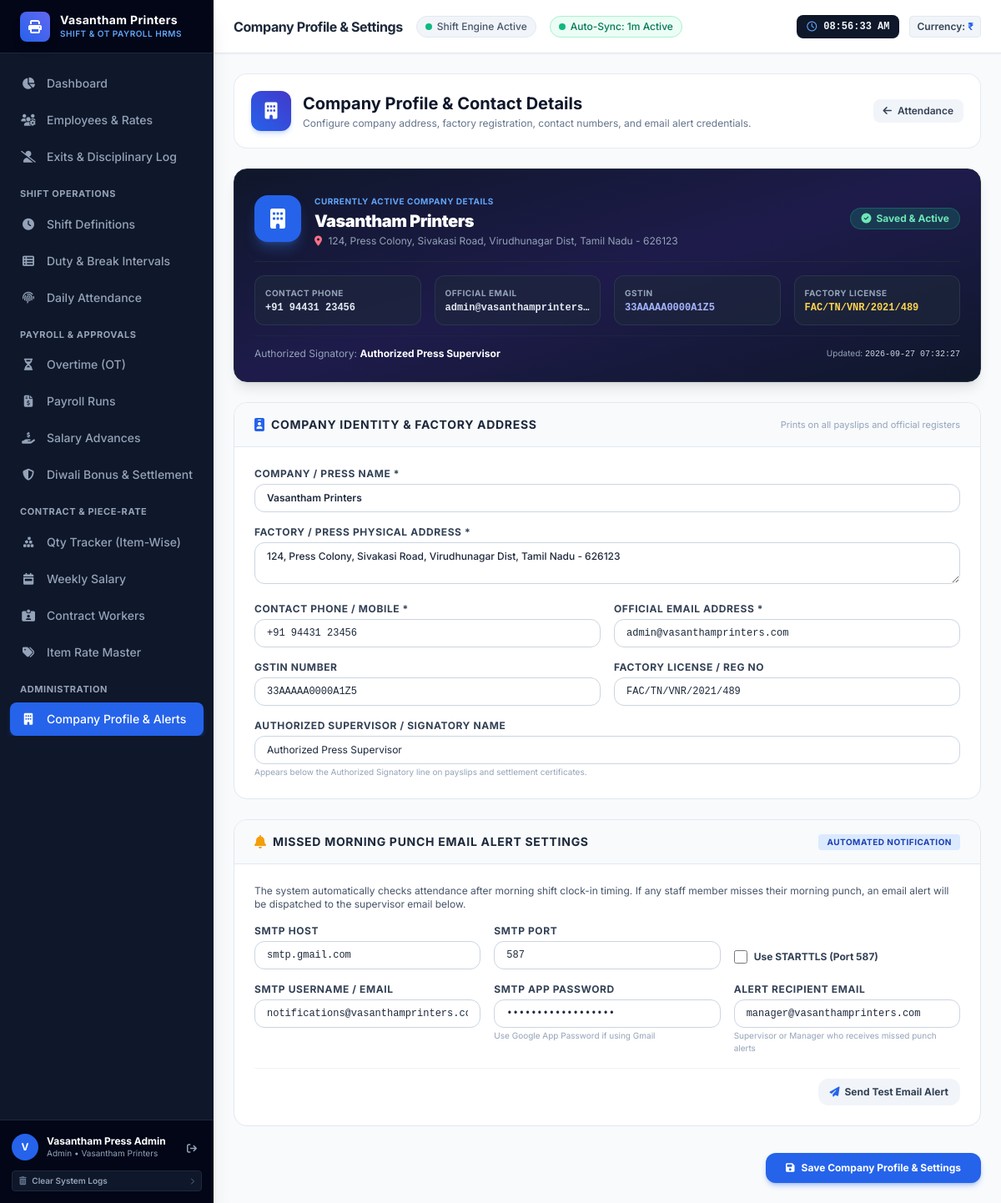
The app's page /settings/company (signed in), older data.
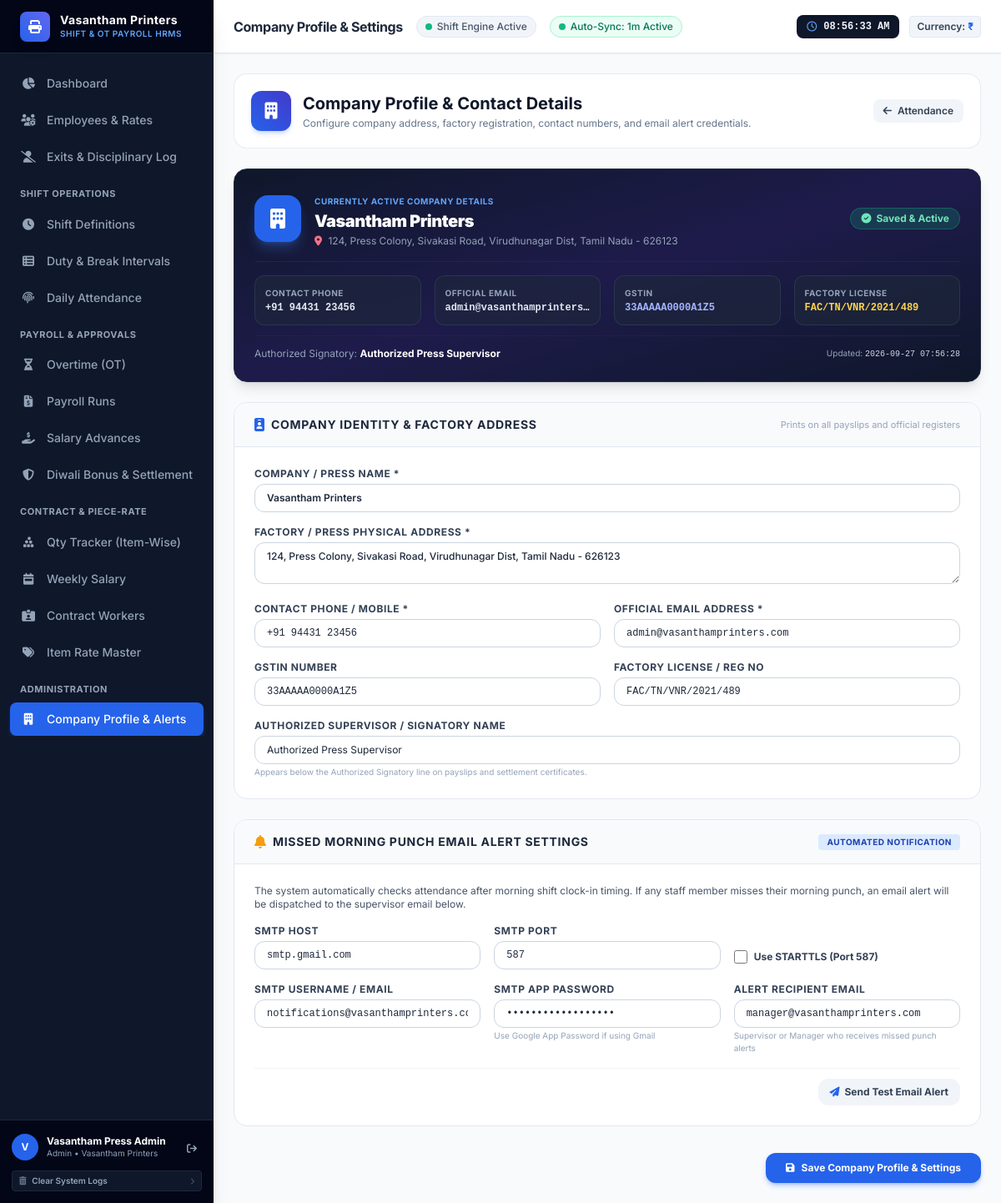
The same page, newer data.
### tables this page shows
CREATE TABLE company_settings (
        id INTEGER PRIMARY KEY AUTOINCREMENT,
        company_name TEXT NOT NULL DEFAULT 'Apex Manufacturing & Tech Solutions',
        currency_symbol TEXT NOT NULL DEFAULT '₹',
        default_ot_multiplier REAL NOT NULL DEFAULT 1.5,
        weekend_ot_multiplier REAL NOT NULL DEFAULT 2.0,
        holiday_ot_multiplier REAL NOT NULL DEFAULT 2.0,
        standard_month_days INTEGER NOT NULL DEFAULT 26,
        standard_day_hours REAL NOT NULL DEFAULT 8.0,
        updated_at TIMESTAMP DEFAULT CURRENT_TIMESTAMP
    , biometric_device_ip TEXT NOT NULL DEFAULT '192.168.101.201', biometric_device_port INTEGER NOT NULL DEFAULT 4370, biometric_auto_sync_enabled INTEGER NOT NULL DEFAULT 1, biometric_auto_sync_interval INTEGER NOT NULL DEFAULT 60, biometric_last_sync_time TEXT, biometric_last_sync_status TEXT NOT NULL DEFAULT 'IDLE', biometric_last_sync_message TEXT, biometric_auto_sync_count INTEGER NOT NULL DEFAULT 0, address TEXT NOT NULL DEFAULT '124, Press Colony, Sivakasi Road, Virudhunagar Dist, Tamil Nadu - 626123', phone TEXT NOT NULL DEFAULT '+91 94431 23456', email TEXT NOT NULL DEFAULT 'admin@vasanthamprinters.com', gstin TEXT NOT NULL DEFAULT '33AAAAA0000A1Z5', factory_license_no TEXT NOT NULL DEFAULT 'FAC/TN/VNR/2021/489', supervisor_name TEXT NOT NULL DEFAULT 'Authorized Press Supervisor', smtp_host TEXT NOT NULL DEFAULT 'smtp.gmail.com', smtp_port INTEGER NOT NULL DEFAULT 587, smtp_user TEXT NOT NULL DEFAULT '', smtp_password TEXT NOT NULL DEFAULT '', smtp_use_tls INTEGER NOT NULL DEFAULT 1, alert_recipient_email TEXT NOT NULL DEFAULT 'supervisor@vasanthamprinters.com');

### routes/settings.py (the view, shortened to what this page needs)
@settings_bp.route("/company", methods=["GET", "POST"])
@login_required
def company_profile():
    conn = get_db_connection()
    cursor = conn.cursor()
    cursor.execute("SELECT * FROM company_settings LIMIT 1")
    settings = dict(cursor.fetchone() or {})
    conn.close()
    return render_template("settings/company.html", settings=settings)

### database.py (called while the page is built)
def get_db_connection():
    db_path = os.environ.get("HRMS_DB_PATH", DB_PATH)
    conn = sqlite3.connect(db_path, timeout=30.0)
    conn.row_factory = sqlite3.Row
    conn.execute("PRAGMA foreign_keys = ON;")
    conn.execute("PRAGMA journal_mode = WAL;")
    conn.execute("PRAGMA synchronous = NORMAL;")
    conn.execute("PRAGMA busy_timeout = 30000;")
    return conn

### models/auto_sync.py (called while the page is built)
def get_syncer():
    global _syncer_instance
    if _syncer_instance is None:
        _syncer_instance = BiometricAutoSyncer(interval_seconds=60, days_back=7)
    return _syncer_instance

def get_auto_sync_status():
    syncer = get_syncer()
    return syncer.get_status()

### templates/settings/company.html (shortened to what the changed rows need)
{% extends "base.html" %}
{% block header_title %}Company Profile & Settings{% endblock %}
{% block content %}
<div class="max-w-4xl mx-auto space-y-6">
    <div class="flex flex-col sm:flex-row sm:items-center justify-between gap-4 bg-white p-5 rounded-2xl border border-slate-200/80 shadow-xs">
        <div class="flex items-center space-x-3.5">
            <div>
                <h1 class="text-xl font-bold text-slate-900">Company Profile & Contact Details</h1>
            </div>
        </div>
    </div>
    <div class="bg-gradient-to-br from-slate-900 via-indigo-950 to-slate-900 text-white p-6 rounded-2xl shadow-lg border border-slate-800">
        <div class="flex flex-col md:flex-row md:items-center justify-between gap-4 border-b border-slate-800 pb-4">
            <div class="flex items-center space-x-4">
                <div>
                    <span class="text-[10px] font-bold uppercase tracking-wider text-blue-400">Currently Active Company Details</span>
                    <h2 class="text-xl font-black tracking-tight text-white">{{ settings.company_name or 'Vasantham Printers' }}</h2>
                    <p class="text-xs text-slate-400 mt-0.5"><i class="fas fa-location-dot text-rose-400 mr-1"></i> {{ settings.address or 'Address not set' }}</p>
                </div>
            </div>
        </div>
        <div class="grid grid-cols-2 sm:grid-cols-4 gap-4 pt-4 text-xs">
            <div class="bg-slate-800/60 p-3 rounded-xl border border-slate-700/60">
                <span class="text-[10px] font-bold text-slate-400 uppercase tracking-wider block">Contact Phone</span>
                <span class="font-mono font-bold text-slate-200 mt-0.5 block">{{ settings.phone or 'N/A' }}</span>
            </div>
            <div class="bg-slate-800/60 p-3 rounded-xl border border-slate-700/60">
                <span class="text-[10px] font-bold text-slate-400 uppercase tracking-wider block">Official Email</span>
                <span class="font-mono font-bold text-slate-200 mt-0.5 block truncate">{{ settings.email or 'N/A' }}</span>
            </div>
            <div class="bg-slate-800/60 p-3 rounded-xl border border-slate-700/60">
                <span class="text-[10px] font-bold text-slate-400 uppercase tracking-wider block">GSTIN</span>
                <span class="font-mono font-bold text-indigo-300 mt-0.5 block">{{ settings.gstin or 'N/A' }}</span>
            </div>
            <div class="bg-slate-800/60 p-3 rounded-xl border border-slate-700/60">
                <span class="text-[10px] font-bold text-slate-400 uppercase tracking-wider block">Factory License</span>
                <span class="font-mono font-bold text-amber-300 mt-0.5 block">{{ settings.factory_license_no or 'N/A' }}</span>
            </div>
        </div>
        {% if settings.supervisor_name %}
        <div class="mt-3 pt-3 border-t border-slate-800/80 flex items-center justify-between text-xs text-slate-400">
            <span>Authorized Signatory: <strong class="text-white">{{ settings.supervisor_name }}</strong></span>
            <span class="text-[10px]">Updated: <span class="font-mono text-slate-300">{{ settings.updated_at }}</span></span>
        </div>
        {% endif %}
    </div>
    <form method="POST" action="{{ url_for('settings.company_profile') }}" class="space-y-6">
        <div class="bg-white rounded-2xl border border-slate-200 shadow-xs overflow-hidden">
            <div class="p-6 grid grid-cols-1 md:grid-cols-2 gap-4">
                <div class="md:col-span-2">
                    <label class="block text-xs font-bold text-slate-700 uppercase tracking-wider mb-1">Company / Press Name *</label>
                    <input type="text" name="company_name" value="{{ settings.company_name }}" required
                           class="w-full px-3.5 py-2 text-xs font-semibold rounded-xl border border-slate-300 focus:ring-2 focus:ring-blue-600 focus:outline-hidden">
                </div>
                <div class="md:col-span-2">
                    <label class="block text-xs font-bold text-slate-700 uppercase tracking-wider mb-1">Factory / Press Physical Address *</label>
                    <textarea name="address" rows="2" required placeholder="Street, Industrial Estate, Town/City, Pincode, State"
                              class="w-full px-3.5 py-2 text-xs font-medium rounded-xl border border-slate-300 focus:ring-2 focus:ring-blue-600 focus:outline-hidden">{{ settings.address }}</textarea>
                </div>
                <div>
                    <label class="block text-xs font-bold text-slate-700 uppercase tracking-wider mb-1">Contact Phone / Mobile *</label>
                    <input type="text" name="phone" value="{{ settings.phone }}" required placeholder="+91 94431 23456"
                           class="w-full px-3.5 py-2 text-xs font-mono rounded-xl border border-slate-300 focus:ring-2 focus:ring-blue-600 focus:outline-hidden">
                </div>
                <div>
                    <label class="block text-xs font-bold text-slate-700 uppercase tracking-wider mb-1">Official Email Address *</label>
                    <input type="email" name="email" value="{{ settings.email }}" required placeholder="press@vasanthamprinters.com"
                           class="w-full px-3.5 py-2 text-xs font-mono rounded-xl border border-slate-300 focus:ring-2 focus:ring-blue-600 focus:outline-hidden">
                </div>
                <div>
                    <label class="block text-xs font-bold text-slate-700 uppercase tracking-wider mb-1">GSTIN Number</label>
                    <input type="text" name="gstin" value="{{ settings.gstin }}" placeholder="33AAAAA0000A1Z5"
                           class="w-full px-3.5 py-2 text-xs font-mono uppercase rounded-xl border border-slate-300 focus:ring-2 focus:ring-blue-600 focus:outline-hidden">
                </div>
                <div>
                    <label class="block text-xs font-bold text-slate-700 uppercase tracking-wider mb-1">Factory License / Reg No</label>
                    <input type="text" name="factory_license_no" value="{{ settings.factory_license_no }}" placeholder="FAC/TN/2026/001"
                           class="w-full px-3.5 py-2 text-xs font-mono rounded-xl border border-slate-300 focus:ring-2 focus:ring-blue-600 focus:outline-hidden">
                </div>
                <div class="md:col-span-2">
                    <label class="block text-xs font-bold text-slate-700 uppercase tracking-wider mb-1">Authorized Supervisor / Signatory Name</label>
                    <input type="text" name="supervisor_name" value="{{ settings.supervisor_name }}" placeholder="Press Supervisor / Factory Manager"
                           class="w-full px-3.5 py-2 text-xs rounded-xl border border-slate-300 focus:ring-2 focus:ring-blue-600 focus:outline-hidden">
                    <p class="text-[10px] text-slate-400 mt-0.5">Appears below the Authorized Signatory line on payslips and settlement certificates.</p>
                </div>
            </div>
        </div>
        <div class="bg-white rounded-2xl border border-slate-200 shadow-xs overflow-hidden">
            <div class="p-6 space-y-4">
                <div class="grid grid-cols-1 md:grid-cols-3 gap-4">
                    <div>
                        <label class="block text-xs font-bold text-slate-700 uppercase tracking-wider mb-1">SMTP Host</label>
                        <input type="text" name="smtp_host" value="{{ settings.smtp_host or 'smtp.gmail.com' }}" placeholder="smtp.gmail.com"
                               class="w-full px-3.5 py-2 text-xs font-mono rounded-xl border border-slate-300 focus:ring-2 focus:ring-blue-600 focus:outline-hidden">
                    </div>
                    <div>
                        <label class="block text-xs font-bold text-slate-700 uppercase tracking-wider mb-1">SMTP Port</label>
                        <input type="number" name="smtp_port" value="{{ settings.smtp_port or 587 }}" placeholder="587"
                               class="w-full px-3.5 py-2 text-xs font-mono rounded-xl border border-slate-300 focus:ring-2 focus:ring-blue-600 focus:outline-hidden">
                    </div>
                    <div class="flex items-center pt-6">
                        <label class="inline-flex items-center cursor-pointer">
                            <input type="checkbox" name="smtp_use_tls" value="1" {% if settings.smtp_use_tls %}checked{% endif %} class="rounded text-blue-600 focus:ring-blue-500 h-4 w-4">
                            <span class="ml-2 text-xs font-bold text-slate-700">Use STARTTLS (Port 587)</span>
                        </label>
                    </div>
                    <div>
                        <label class="block text-xs font-bold text-slate-700 uppercase tracking-wider mb-1">SMTP Username / Email</label>
                        <input type="email" name="smtp_user" value="{{ settings.smtp_user or '' }}" placeholder="your-email@gmail.com"
                               class="w-full px-3.5 py-2 text-xs font-mono rounded-xl border border-slate-300 focus:ring-2 focus:ring-blue-600 focus:outline-hidden">
                    </div>
                    <div>
                        <label class="block text-xs font-bold text-slate-700 uppercase tracking-wider mb-1">SMTP App Password</label>
                        <input type="password" name="smtp_password" value="{{ settings.smtp_password or '' }}" placeholder="16-character App Password"
                               class="w-full px-3.5 py-2 text-xs font-mono rounded-xl border border-slate-300 focus:ring-2 focus:ring-blue-600 focus:outline-hidden">
                        <span class="text-[10px] text-slate-400 block mt-0.5">Use Google App Password if using Gmail</span>
                    </div>
                    <div>
                        <label class="block text-xs font-bold text-slate-700 uppercase tracking-wider mb-1">Alert Recipient Email</label>
                        <input type="email" name="alert_recipient_email" value="{{ settings.alert_recipient_email or '' }}" placeholder="supervisor@vasanthamprinters.com (defaults to company email)"
                               class="w-full px-3.5 py-2 text-xs font-mono rounded-xl border border-slate-300 focus:ring-2 focus:ring-blue-600 focus:outline-hidden">
                        <span class="text-[10px] text-slate-400 block mt-0.5">Supervisor or Manager who receives missed punch alerts</span>
                    </div>
                </div>
            </div>
        </div>
    </form>
</div>
{% endblock %}

### templates/base.html (shortened to what the changed rows need)
<!DOCTYPE html>
<html lang="en">
<head>
    <script src="https://cdn.tailwindcss.com"></script>
    <link rel="stylesheet" href="https://cdnjs.cloudflare.com/ajax/libs/font-awesome/6.5.1/css/all.min.css">
    <link rel="stylesheet" href="{{ url_for('static', filename='css/custom.css') }}">
</head>
<body class="bg-slate-100 text-slate-800 flex h-screen overflow-hidden antialiased">
    <aside class="w-64 bg-slate-900 text-slate-300 flex flex-col justify-between flex-shrink-0 z-20 shadow-xl select-none">
        <div class="overflow-y-auto">
            <div class="h-16 px-6 bg-slate-950 flex items-center justify-between border-b border-slate-800">
                <div class="flex items-center space-x-3">
                    <div>
                        <h1 class="text-sm font-bold tracking-wide text-white leading-tight">{{ company_info.company_name }}</h1>
                        <p class="text-[10px] text-blue-400 uppercase font-semibold tracking-wider">Shift & OT Payroll HRMS</p>
                    </div>
                </div>
            </div>
        </div>
        <div class="p-3.5 border-t border-slate-800 bg-slate-950 flex flex-col space-y-2.5">
            <div class="flex items-center justify-between">
                <div class="flex items-center space-x-2.5 overflow-hidden">
                    <div class="overflow-hidden">
                        <p class="text-xs font-bold text-white truncate leading-tight">{{ current_user.full_name if current_user else 'HR Administrator' }}</p>
                        <p class="text-[10px] text-slate-400 truncate">{{ current_user.role|capitalize if current_user else 'Admin' }} • {{ company_info.company_name }}</p>
                    </div>
                </div>
            </div>
        </div>
    </aside>
    <div class="flex-1 flex flex-col min-w-0 overflow-hidden main-content">
        <header class="h-16 bg-white border-b border-slate-200 flex items-center justify-between px-6 z-10 select-none shadow-sm flex-shrink-0">
            <div class="flex items-center space-x-4">
                <h2 class="text-base font-bold text-slate-800 tracking-tight">
                    {% block header_title %}Overview{% endblock %}
                </h2>
            </div>
            <div class="flex items-center space-x-3">
                <span class="hidden md:inline-block px-2 py-1 text-xs font-semibold bg-slate-100 text-slate-700 rounded border border-slate-200">
                    Currency: <span class="font-bold text-blue-600">{{ company_info.currency_symbol }}</span>
                </span>
            </div>
        </header>
        <main class="flex-1 overflow-y-auto p-6 bg-slate-50">
            {% block content %}{% endblock %}
        </main>
    </div>
</body>
</html>

Row changes from the older to the newer data that the page shows:
changed company_settings "Vasantham Printers": updated_at "2026-09-27 07:32:27" → "2026-09-27 07:56:28"
